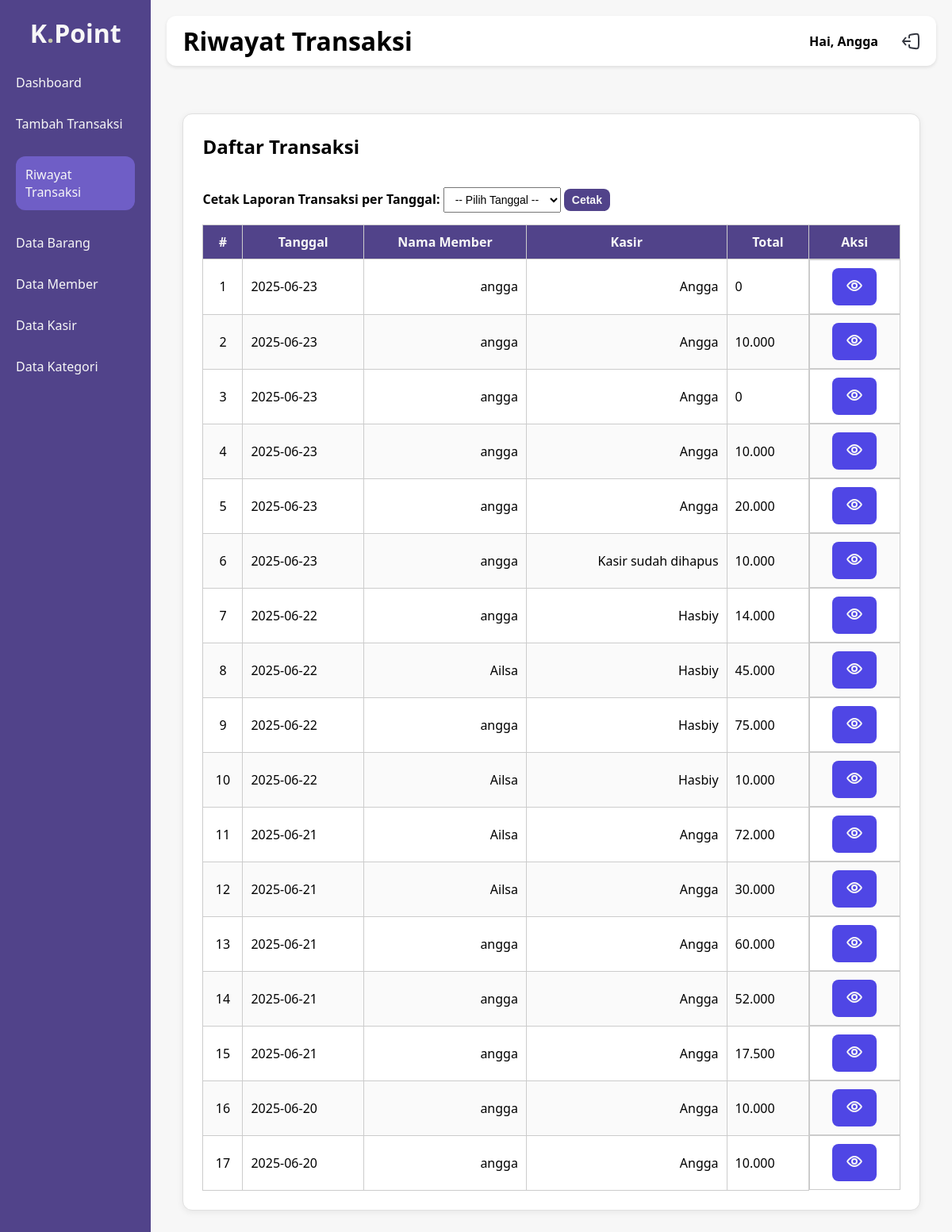
/riwayat.php (signed in), run on the app's committed database.
### tables this page shows
CREATE TABLE `transaksi` (
  `id_transaksi` int(11) NOT NULL,
  `tanggal_transaksi` datetime DEFAULT NULL,
  `total` decimal(12,2) DEFAULT NULL,
  `id_user` int(11) DEFAULT NULL,
  `id_pelanggan` int(11) DEFAULT NULL
);

### riwayat.php (the view, shortened to what this page needs)
<?php
include 'koneksi.php';
$sql = "SELECT t.id_transaksi, t.tanggal_transaksi, COALESCE(p.nama_pelanggan, 'Pelanggan sudah dihapus') AS nama_pelanggan, COALESCE(u.nama, 'Kasir sudah dihapus') AS nama_kasir,
              COALESCE(SUM(dt.subtotal), 0) AS total
        FROM transaksi t
        LEFT JOIN pelanggan p ON t.id_pelanggan = p.id_pelanggan
        LEFT JOIN kasir u ON t.id_user = u.id_user
        LEFT JOIN detail_transaksi dt ON t.id_transaksi = dt.id_transaksi
        GROUP BY t.id_transaksi
        ORDER BY t.tanggal_transaksi DESC";
$query = mysqli_query($koneksi, $sql);
?>
<!DOCTYPE html>
<html lang="en">
<head>
  <link rel="stylesheet" href="assets/css/style.css?v=<?= time(); ?>">
</head>
<body>
<div class="wrapper">
  <div class="sidebar">
    <ul>
      <li><a href="index.php" class="logo">K<span>.</span>Point</a></li>
      <li><a href="index.php">Dashboard</a></li>
      <li><a href="tambah-transaksi.php">Tambah Transaksi</a></li>
      <li><a href="riwayat.php" class="nav-link active">Riwayat Transaksi</a></li>
      <li><a href="data-barang.php">Data Barang</a></li>
      <li><a href="data-member.php">Data Member</a></li>
      <li><a href="data-kasir.php">Data Kasir</a></li>
      <li><a href="data-kategori.php">Data Kategori</a></li>
    </ul>
  </div>
  <div class="main-content">
    <div class="judul">
      <h1>Riwayat Transaksi</h1>
      <div class="profil">
        <h4>Hai, <?= $_SESSION['nama']; ?> </h4>
        <img src="assets/icons/logout/logout.svg" alt="Logout" onclick="konfirmasiLogout()" style="cursor:pointer;">
      </div>
    </div>
    <div class="content">
      <section class="card">
        <div class="card-header">
          <h2>Daftar Transaksi</h2>
        </div>
        <div class="laporan-cetak">
            <form action="" method="POST">
                <label for="tanggal_transaksi">Cetak Laporan Transaksi per Tanggal:</label>
                <select name="tanggal_transaksi" required>
                    <option value="">-- Pilih Tanggal --</option>
                </select>
                <button type="submit" class="btn-tambah" name="cetak_pdf">Cetak</button>
            </form>
        </div>
        <div class="table-container">
          <table class="data-table">
            <thead>
              <tr>
                <th>#</th>
                <th>Tanggal</th>
                <th>Nama Member</th>
                <th>Kasir</th>
                <th>Total</th>
                <th>Aksi</th>
              </tr>
            </thead>
            <tbody>
              <?php $no = 1; while ($row = mysqli_fetch_assoc($query)) : ?>
              <tr>
                <td><?= $no++; ?></td>
                <td><?= date('Y-m-d', strtotime($row['tanggal_transaksi'])) ?></td>
                <td><?= htmlspecialchars($row['nama_pelanggan']); ?></td>
                <td><?= htmlspecialchars($row['nama_kasir']); ?></td>
                <td><?= number_format($row['total'], 0, ',', '.'); ?></td>
                <td><button class="showBtn" onclick="tampilkanDetail(<?= $row['id_transaksi']; ?>)"><img src="assets/icons/view/View.svg" alt=""></button></td>
              </tr>
              <?php endwhile; ?>
            </tbody>
          </table>
        </div>
      </section>
    </div>
  </div>
</div>
</body>
</html>

### assets/css/style.css (style rules this page uses)
:root { --kuning: #6f5ec6; --bg-color: #f7f7f7; --sidebar-width: 220px; --hitam: #51438a; }
* { margin: 0; padding: 0; box-sizing: border-box; scroll-behavior: smooth; }
body { font-family: "Segoe UI", sans-serif; display: flex; min-height: 100vh; }
.wrapper { display: flex; width: 100vw; min-height: 100vh; }
.sidebar { display: block; width: var(--sidebar-width); background: var(--hitam); color: var(--bg-color); padding: 20px; min-height: 100vh; transition: all 0.3s ease-in-out; }
.sidebar ul { list-style: none; padding: 0; }
.sidebar .logo { color: var(--bg-color); text-align: center; font-size: 2em; margin: 0 0 30px; font-weight: 900; }
.sidebar .logo span { color: #c3c5a7; }
.sidebar li a { display: block; color: var(--bg-color); text-decoration: none; margin: 30px 0; transition: 0.2s; }
.nav-link.active { background-color: var(--kuning); padding: 12px; border-radius: 12px; color: var(--bg-color); font-weight: 500; }
.main-content { flex-grow: 1; width: 100%; background: var(--bg-color); padding: 20px; }
.judul { background: white; padding: 10px 20px; box-shadow: 0 2px 4px rgba(0, 0, 0, 0.1); margin-bottom: 20px; display: flex; border-radius: 12px; justify-content: space-between; align-items: center; }
.profil { display: flex; justify-content: space-between; align-items: center; width: 140px; }
.content { padding: 40px 20px; width: 100%; max-width: 100%; box-sizing: border-box; margin: 0 auto; }
.card { background: white; border-radius: 12px; padding: 20px; box-shadow: 0 4px 12px rgba(0, 0, 0, 0.1); width: 100%; border: 1px solid #e0e0e0; box-sizing: border-box; }
.card-header { display: flex; justify-content: space-between; align-items: center; margin-bottom: 20px; }
.card-header h2 { margin: 0; font-size: 1.5em; }
.btn-tambah { background-color: var(--hitam); border: none; padding: 10px 16px; color: var(--bg-color); border-radius: 8px; font-weight: bold; cursor: pointer; transition: background 0.3s ease; }
.table-container { overflow-x: auto; }
.data-table { width: 100%; border-collapse: collapse; min-width: 600px; font-size: 16px; }
.data-table th, .data-table td { border: 1px solid #ccc; padding: 10px; text-align: left; }
.data-table th { background-color: #51438a; font-weight: bold; color: var(--bg-color); }
.data-table tbody tr:nth-child(even) { background-color: #fafafa; }
.data-table th:nth-child(1), .data-table td:nth-child(1) { width: 50px; text-align: center; }
.data-table th { text-align: center; }
.data-table td:nth-child(3), .data-table td:nth-child(4) { text-align: right; }
.data-table td:last-child { display: flex; justify-content: space-around; }
.card { background: #fff; border-radius: 12px; box-shadow: 0 2px 8px rgba(0, 0, 0, 0.07); padding: 24px; min-height: 120px; display: flex; flex-direction: column; justify-content: center; }
.showBtn { background-color: #4f46e5; color: white; border: none; padding: 10px 16px; border-radius: 8px; cursor: pointer; }
.laporan-cetak { display: flex; flex-wrap: wrap; align-items: center; gap: 10px; margin: 15px 0; }
.laporan-cetak label { font-weight: bold; }
.laporan-cetak select, .laporan-cetak button { padding: 6px 10px; font-size: 14px; }

### riwayat.php (style rules this page uses)
.table-container, .popup-box .detail-table-wrapper { overflow-x: auto; }
.data-table, .detail-table { min-width: 600px; width: 100%; border-collapse: collapse; }
.data-table td, .data-table th, .detail-table td, .detail-table th { white-space: nowrap; }

### data on the page
transaksi: tanggal_transaksi "2025-06-23", nama_pelanggan "angga", nama_kasir "Angga", total "0"
transaksi: tanggal_transaksi "2025-06-23", nama_pelanggan "angga", nama_kasir "Angga", total "10.000"
transaksi: tanggal_transaksi "2025-06-23", nama_pelanggan "angga", nama_kasir "Angga", total "0"
transaksi: tanggal_transaksi "2025-06-23", nama_pelanggan "angga", nama_kasir "Angga", total "10.000"
transaksi: tanggal_transaksi "2025-06-23", nama_pelanggan "angga", nama_kasir "Angga", total "20.000"
transaksi: tanggal_transaksi "2025-06-23", nama_pelanggan "angga", nama_kasir "Kasir sudah dihapus", total "10.000"
transaksi: tanggal_transaksi "2025-06-22", nama_pelanggan "angga", nama_kasir "Hasbiy", total "14.000"
transaksi: tanggal_transaksi "2025-06-22", nama_pelanggan "Ailsa", nama_kasir "Hasbiy", total "45.000"
transaksi: tanggal_transaksi "2025-06-22", nama_pelanggan "angga", nama_kasir "Hasbiy", total "75.000"
transaksi: tanggal_transaksi "2025-06-22", nama_pelanggan "Ailsa", nama_kasir "Hasbiy", total "10.000"
transaksi: tanggal_transaksi "2025-06-21", nama_pelanggan "Ailsa", nama_kasir "Angga", total "72.000"
transaksi: tanggal_transaksi "2025-06-21", nama_pelanggan "Ailsa", nama_kasir "Angga", total "30.000"
transaksi: tanggal_transaksi "2025-06-21", nama_pelanggan "angga", nama_kasir "Angga", total "60.000"
transaksi: tanggal_transaksi "2025-06-21", nama_pelanggan "angga", nama_kasir "Angga", total "52.000"
transaksi: tanggal_transaksi "2025-06-21", nama_pelanggan "angga", nama_kasir "Angga", total "17.500"
transaksi: tanggal_transaksi "2025-06-20", nama_pelanggan "angga", nama_kasir "Angga", total "10.000"
transaksi: tanggal_transaksi "2025-06-20", nama_pelanggan "angga", nama_kasir "Angga", total "10.000"

### other printed values
$_SESSION['nama'] "Angga"
